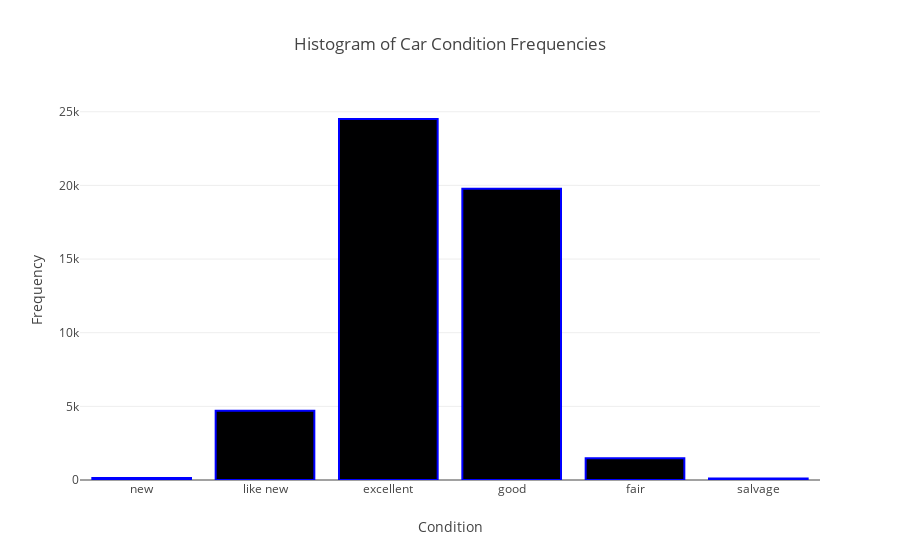

Notebook code cell kept with this figure:
### Markdown cell above
Here, we study what car conditions are most popular

### Code cell
hist_condition = px.bar(condition_sorted, x='condition', y='count', 
             labels={'condition': 'Condition', 'count': 'Frequency'}, title='Histogram of Car Condition Frequencies')
hist_condition.update_traces(marker=dict(line=dict(width=2, color='Blue')))
hist_condition.show()

### Figure 1 — Plotly figure (JSON) as saved in the notebook; plotly's stock layout.template omitted (floating-point values rounded to 4 significant figures)
{"data": [{"alignmentgroup": "True", "hovertemplate": "Condition=%{x}<br>Frequency=%{y}<extra></extra>", "legendgroup": "", "marker": {"color": "#000001", "line": {"color": "Blue", "width": 2}, "pattern": {"shape": ""}}, "name": "", "offsetgroup": "", "orientation": "v", "showlegend": false, "textposition": "auto", "type": "bar", "x": ["new", "like new", "excellent", "good", "fair", "salvage"], "xaxis": "x", "y": [140, 4699, 24508, 19769, 1474, 108], "yaxis": "y"}], "layout": {"barmode": "relative", "legend": {"tracegroupgap": 0}, "title": {"text": "Histogram of Car Condition Frequencies"}, "xaxis": {"anchor": "y", "domain": [0, 1], "title": {"text": "Condition"}}, "yaxis": {"anchor": "x", "domain": [0, 1], "title": {"text": "Frequency"}}}}
